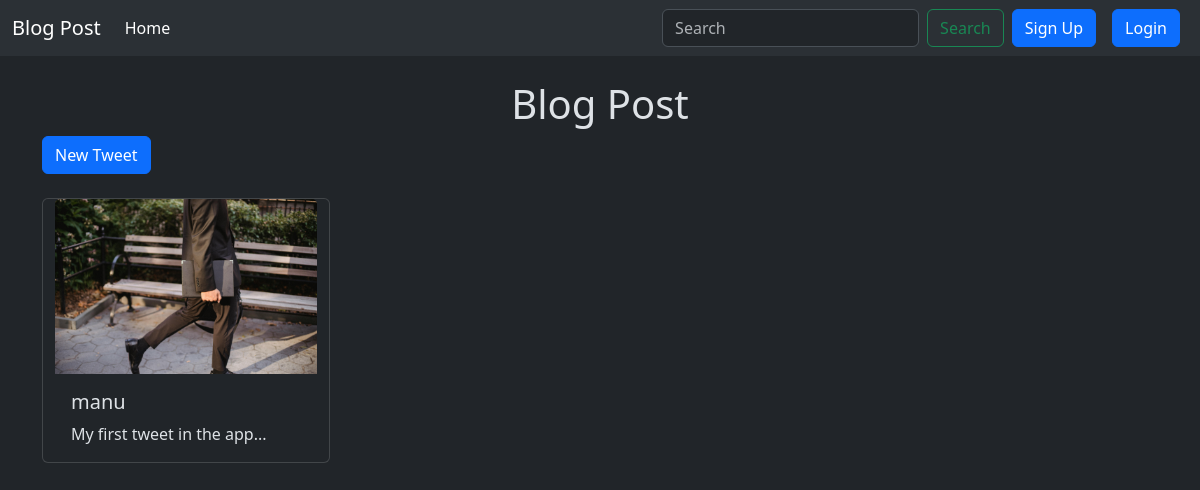
Page /tweet/ on the earlier database version.
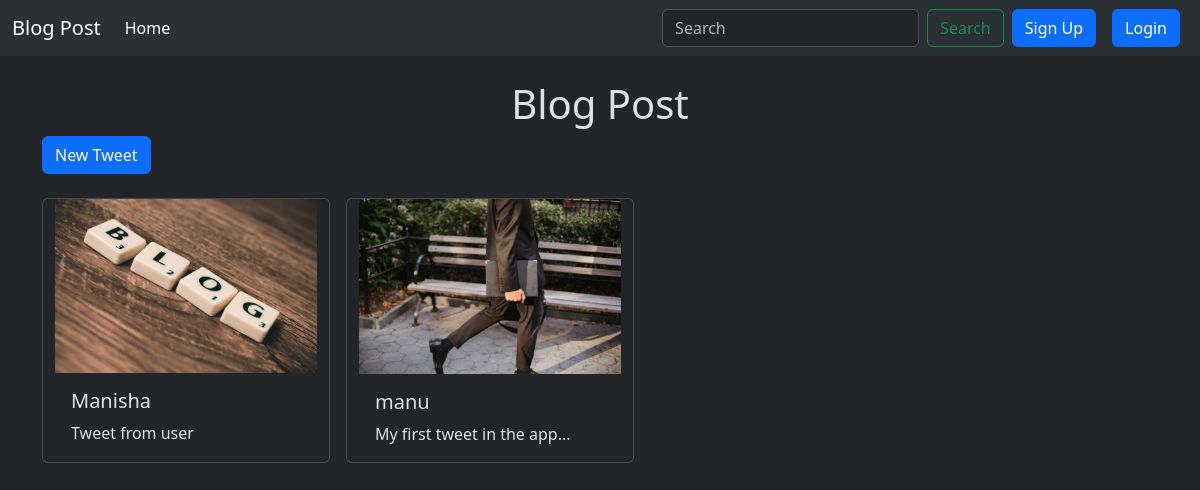
Same page on the later database version.
### tweet/models.py (models this page shows, shortened)
class Tweet(models.Model):
    user = models.ForeignKey(User, on_delete=models.CASCADE)
    tweet = models.TextField(max_length=256)
    image = models.ImageField(upload_to='photos/', blank=True, null=True)
    created_at = models.DateTimeField(auto_now_add=True)
    updated_at = models.DateTimeField(auto_now=True)

### tweet/views.py (the view)
# urls.py: path('', views.tweet_list, name='tweet_list'),
def tweet_list(request):
    tweets = Tweet.objects.all().order_by('-created_at')
    return render(request, 'tweet_list.html', {'tweets':tweets})

### tweet/templates/tweet_list.html (shortened to what this page needs)
{% extends "layout.html" %}
{% block content %}
    <h1 class='text-center mt-4'>Blog Post</h1>
    <a class='btn btn-primary mb-4' href='{% url "create_tweet" %}'>New Tweet</a>
    <div class="container row gap-3">
        {% for tweet in tweets %}
          <div class="card" style="width: 18rem;">
            <img src="{{ tweet.image.url }}" class="card-img-top" alt="...">
            <div class="card-body">
              <h5 class="card-title">{{ tweet.user.username }}</h5>
              <p class="card-text">{{ tweet.tweet }}</p>
            </div>
          </div>
        {% endfor %}
    </div>
{% endblock %}

### templates/layout.html (shortened to what this page needs)
<!DOCTYPE html>
<html lang="en" data-bs-theme="dark">
<head>
    <link href="https://cdn.jsdelivr.net/npm/bootstrap@5.3.3/dist/css/bootstrap.min.css" rel="stylesheet"
>
</head>
<body>
    <nav class="navbar navbar-expand-lg bg-body-tertiary">
        <div class="container-fluid">
          <a class="navbar-brand" href="#">Blog Post</a>
          <div class="collapse navbar-collapse" id="navbarSupportedContent">
            <ul class="navbar-nav me-auto mb-2 mb-lg-0">
              <li class="nav-item">
                <a class="nav-link active" aria-current="page" href={% url 'tweet_list' %}>Home</a>
              </li>
            </ul>
            <form class="d-flex" role="search">
              <input class="form-control me-2" type="search" placeholder="Search" aria-label="Search">
              <button class="btn btn-outline-success" type="submit">Search</button>
            </form>
            {% if user.is_authenticated %}
              <form action="{% url 'logout' %}" method="post">
                {% csrf_token %}
                <button class="btn btn-warning mx-2" type='submit'>Logout</button>
              </form>
            {% else %}
              <a class="btn btn-primary mx-2" href={% url 'register' %}>Sign Up</a>
              <a class="btn btn-primary mx-2" href={% url 'login' %}>Login</a>
            {% endif %}
          </div>
        </div>
      </nav>
    <div class="container">
        {% block content %}
        {% endblock %}
    </div>
</body>
</html>

Differences in the rows shown:
added Tweet: image (picture), user.username "Manisha", tweet "Tweet from user"
